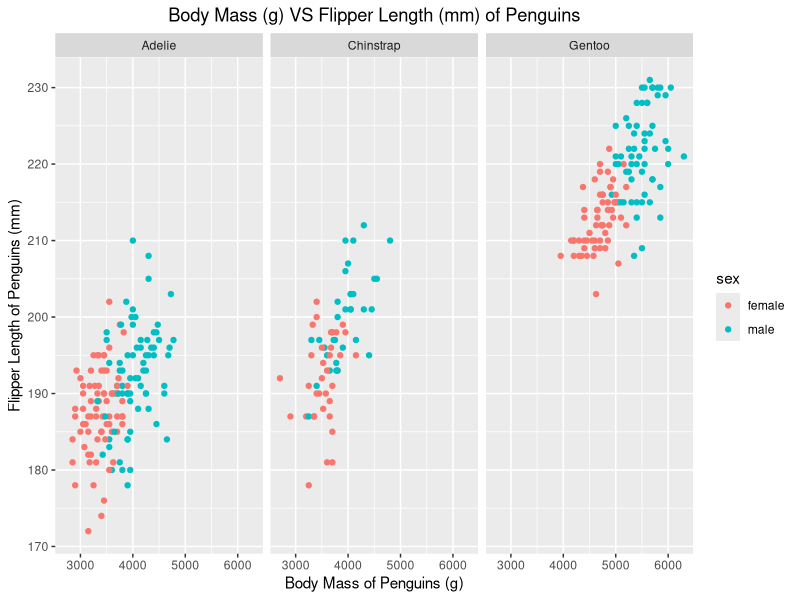

Source code (R):
## ---- chunk 1
library(tidyverse)
## ---- chunk 2
library(palmerpenguins)
penguin_data <- penguins
## ---- chunk 3
head(penguin_data)
tail(penguin_data)
## ---- chunk 4
clean_penguin_data <- penguin_data %>%
  drop_na()
## ---- chunk 5
clean_penguin_data <- clean_penguin_data %>%
  mutate(bill_length_cm = bill_length_mm/10,
         bill_depth_cm = bill_depth_mm/10,
         flipper_length_cm = flipper_length_mm/10,
         body_mass_mg = body_mass_g/1000)
## ---- chunk 6
island_penguin_summary <- clean_penguin_data %>%
  group_by(island) %>%
  summarize(mean_bill_length_mm = mean(bill_length_mm),
            mean_bill_depth_mm = mean(bill_depth_mm),
            mean_flipper_length_mm = mean(flipper_length_mm),
            mean_body_mass_g = mean(body_mass_g))

## ---- chunk 7
sex_penguin_summary <- clean_penguin_data %>%
  group_by(sex) %>%
  summarize(mean_bill_length_mm = mean(bill_length_mm),
            mean_bill_depth_mm = mean(bill_depth_mm),
            mean_flipper_length_mm = mean(flipper_length_mm),
            mean_body_mass_g = mean(body_mass_g))
## ---- chunk 8
species_penguin_summary <- clean_penguin_data %>%
  group_by(species) %>%
  summarize(bill_length_mm = mean(bill_length_mm),
            mean_bill_depth_mm = mean(bill_depth_mm),
            mean_flipper_length_mm = mean(flipper_length_mm),
            mean_body_mass_g = mean(body_mass_g))
## ---- chunk 9
ggplot(data = clean_penguin_data,
       mapping = aes(x = body_mass_g, 
                     y = flipper_length_mm,
                     color = sex)) +
  geom_point() +
  facet_wrap(~species) +
  labs(x = "Body Mass of Penguins (g)",
       y = "Flipper Length of Penguins (mm)",
       title = "Body Mass (g) VS Flipper Length (mm) of Penguins") +
  theme(plot.title = element_text(hjust = 0.5))

